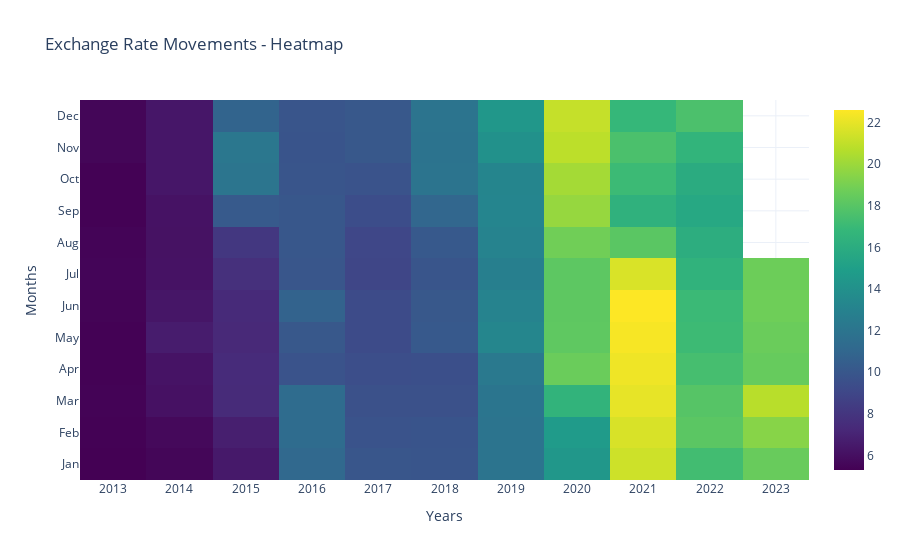

Write notebook code for a chart like this one.
### Code cell
#creating a heat map showing the changes in exchange rates and the colors represent the magnitute of changes
fig = go.Figure(data=go.Heatmap(z=df_pivot.values, x=df_pivot.columns, y=df_pivot.index,
                                colorscale='Viridis'))

fig.update_layout(title='Exchange Rate Movements - Heatmap',
                  xaxis_title='Years',
                  yaxis_title='Months',
                  xaxis=dict(tickmode='array', tickvals=list(df_pivot.columns)),
                  yaxis=dict(tickmode='array', tickvals=list(range(1, 13)),
                             ticktext=['Jan', 'Feb', 'Mar', 'Apr', 'May', 'Jun', 'Jul', 'Aug', 'Sep', 'Oct', 'Nov', 'Dec']),
                  template='plotly_white')

fig.show()

### Figure 1 — Plotly figure (JSON) as saved in the notebook; plotly's stock layout.template omitted (floating-point values rounded to 4 significant figures; data arrays with more than 128 entries replaced by an {"elided": "..."} marker saying what was removed)
{"data": [{"colorscale": [[0, "#440154"], [0.1111, "#482878"], [0.2222, "#3e4989"], [0.3333, "#31688e"], [0.4444, "#26828e"], [0.5556, "#1f9e89"], [0.6667, "#35b779"], [0.7778, "#6ece58"], [0.8889, "#b5de2b"], [1, "#fde725"]], "type": "heatmap", "x": [2013, 2014, 2015, 2016, 2017, 2018, 2019, 2020, 2021, 2022, 2023], "y": [1, 2, 3, 4, 5, 6, 7, 8, 9, 10, 11, 12], "z": {"elided": "12x11 float values"}}], "layout": {"title": {"text": "Exchange Rate Movements - Heatmap"}, "xaxis": {"tickmode": "array", "tickvals": [2013, 2014, 2015, 2016, 2017, 2018, 2019, 2020, 2021, 2022, 2023], "title": {"text": "Years"}}, "yaxis": {"tickmode": "array", "ticktext": ["Jan", "Feb", "Mar", "Apr", "May", "Jun", "Jul", "Aug", "Sep", "Oct", "Nov", "Dec"], "tickvals": [1, 2, 3, 4, 5, 6, 7, 8, 9, 10, 11, 12], "title": {"text": "Months"}}}}
